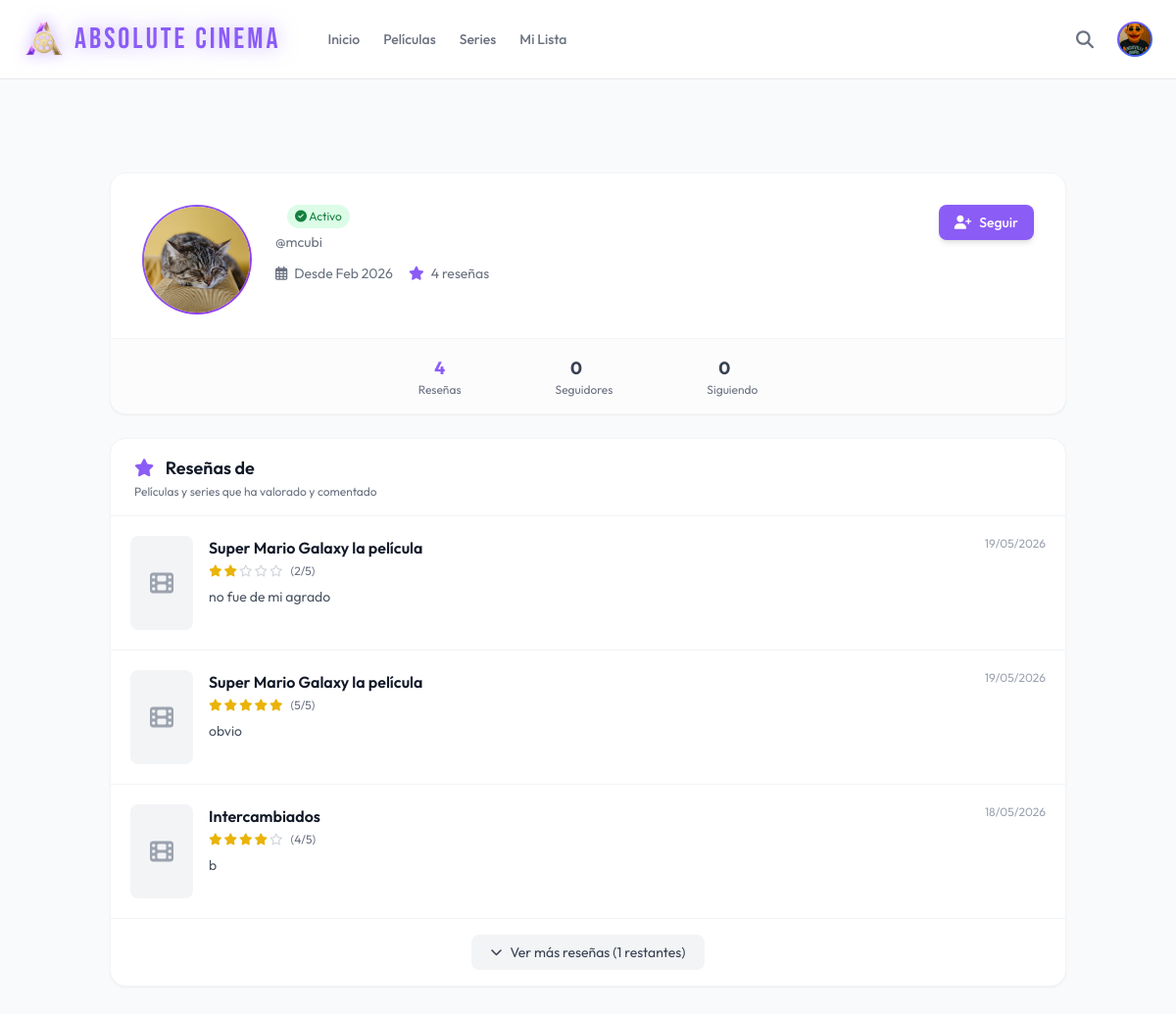
Page /users/perfil/mcubi/ (signed in) on the committed database.
### users/models.py (models this page shows, shortened)
class UserProfile(models.Model):
    user = models.OneToOneField(User, on_delete=models.CASCADE, related_name='perfil') # 1 profile for every user
    first_name = models.CharField(max_length=150, blank=True)
    last_name = models.CharField(max_length=150, blank=True)
    telefono = models.CharField(max_length=20, unique=True, blank=True, null=True)
    avatar = models.ImageField(upload_to='avatars/', blank=True, null=True)

### movies/models.py (models this page shows, shortened)
class Review(models.Model):
    user = models.ForeignKey(User, on_delete=models.CASCADE, related_name='reviews')
    movie_id = models.IntegerField()
    movie_title = models.CharField(max_length=255)
    rating = models.IntegerField(choices=[(i, f"{i} estrellas") for i in range(1, 6)])
    content = models.TextField()
    parent = models.ForeignKey('self', on_delete=models.CASCADE, null=True, blank=True, related_name='replies')
    created_at = models.DateTimeField(auto_now_add=True)
    updated_at = models.DateTimeField(auto_now=True)
    class Meta:
        ordering = ['-created_at']

### users/views.py (the view)
# urls.py: path('perfil/<str:username>/', views.perfil_publico, name='perfil_publico'),
def perfil_publico(request, username):
    profile_user = get_object_or_404(User, username=username)
    perfil = profile_user.perfil
    reseñas_usuario = Review.objects.filter(user=profile_user).order_by('-created_at')
    for review in reseñas_usuario:
        try:
            if review.movie_id < 0:
                tv_id = abs(review.movie_id)
                tv_details = get_tv_show_details(tv_id)
                if tv_details and tv_details.get('poster_url'):
                    review.movie_poster = tv_details.get('poster_url')
                else:
                    review.movie_poster = None
            else:
                movie_details = get_movie_details(review.movie_id)
                if movie_details and movie_details.get('poster_url'):
                    review.movie_poster = movie_details.get('poster_url')
                else:
                    review.movie_poster = None
        except Exception as e:
            print(f"Error obteniendo poster para {review.movie_id}: {e}")
            review.movie_poster = None
    is_following = False
    followers_count = profile_user.followers.count()
    following_count = profile_user.following.count()
    if request.user.is_authenticated and request.user != profile_user:
        is_following = Follow.objects.filter(follower=request.user, followed=profile_user).exists()
    return render(request, 'users/perfil_publico.html', {
        'profile_user': profile_user,
        'perfil': perfil,
        'reseñas_usuario': reseñas_usuario,
        'is_following': is_following,
        'followers_count': followers_count,
        'following_count': following_count,
    })

### users/templates/users/perfil_publico.html (shortened to what this page needs)
{% extends 'base.html' %}
{% load static %}
{% block content %}
<div class="bg-gray-50 dark:bg-ac-bg min-h-screen">
  <div class="container mx-auto px-6 py-8 pt-24">
    <div class="max-w-5xl mx-auto">
      <div class="bg-white dark:bg-[#1a1a1a] rounded-2xl shadow-sm border border-gray-100 dark:border-white/5 overflow-hidden mb-6">
        <div class="relative px-8 pt-8 pb-6">
          <div class="flex flex-col md:flex-row items-center md:items-start gap-6">
            <div class="relative">
              <div class="w-28 h-28 rounded-full bg-gradient-to-br from-ac-primary to-purple-600 p-0.5">
                <div class="w-full h-full rounded-full bg-white dark:bg-gray-900 overflow-hidden">
                  {% if perfil.avatar and perfil.avatar.url %}
                    <img src="{{ perfil.avatar.url }}" alt="{{ perfil.first_name }}" class="w-full h-full object-cover">
                  {% else %}
                    <div class="w-full h-full flex items-center justify-center bg-gray-100 dark:bg-gray-800">
                      <i class="fas fa-user text-4xl text-gray-400 dark:text-gray-500"></i>
                    </div>
                  {% endif %}
                </div>
              </div>
            </div>
            <div class="flex-1 text-center md:text-left">
              <div class="flex flex-wrap items-center justify-center md:justify-start gap-3 mb-1">
                <span class="bg-green-100 dark:bg-green-900/30 text-green-700 dark:text-green-400 text-xs px-2 py-1 rounded-full">
                  <i class="fas fa-check-circle text-xs"></i> Activo
                </span>
              </div>
              <p class="text-gray-500 dark:text-gray-400 text-sm mb-3">
                @{{ profile_user.username }}
              </p>
              <div class="flex flex-wrap items-center justify-center md:justify-start gap-4 text-sm text-gray-500 dark:text-gray-400">
                <span><i class="far fa-calendar-alt mr-1"></i> Desde {{ profile_user.date_joined|date:"M Y" }}</span>
                <span><i class="fas fa-star mr-1 text-ac-primary"></i> {{ reseñas_usuario|length }} reseñas</span>
              </div>
            </div>
            <div>
              {% if request.user == profile_user %}
                <a href="{% url 'users:configuracion' %}" class="inline-flex items-center gap-2 px-4 py-2 text-sm font-medium text-gray-700 dark:text-gray-300 bg-gray-100 dark:bg-gray-800 rounded-lg hover:bg-gray-200 dark:hover:bg-gray-700 transition">
                  <i class="fas fa-pen"></i> Editar perfil
                </a>
              {% else %}
                {% if is_following %}
                  <form action="{% url 'users:unfollow' profile_user.id %}" method="post" class="inline">
                    {% csrf_token %}
                    <button type="submit" class="inline-flex items-center gap-2 px-4 py-2 text-sm font-medium text-red-600 dark:text-red-400 bg-red-50 dark:bg-red-900/20 rounded-lg hover:bg-red-100 dark:hover:bg-red-900/40 transition border border-red-200 dark:border-red-800">
                      <i class="fas fa-user-minus"></i> Dejar de seguir
                    </button>
                  </form>
                {% else %}
                  <form action="{% url 'users:follow' profile_user.id %}" method="post" class="inline">
                    <button type="submit" class="inline-flex items-center gap-2 px-4 py-2 text-sm font-medium text-white bg-ac-primary rounded-lg hover:bg-ac-primary-dark transition shadow-md">
                      <i class="fas fa-user-plus"></i> Seguir
                    </button>
                  </form>
                {% endif %}
              {% endif %}
            </div>
          </div>
        </div>
        <div class="flex justify-center items-center gap-12 sm:gap-24 px-8 py-4 border-t border-gray-100 dark:border-white/10 bg-gray-50/50 dark:bg-black/20">
          <div class="text-center">
            <div class="text-lg font-bold text-ac-primary">{{ reseñas_usuario|length }}</div>
            <div class="text-xs text-gray-500 dark:text-gray-400">Reseñas</div>
          </div>
            <div class="text-center">
                <a href="{% url 'users:seguidores' profile_user.username %}" class="block hover:bg-gray-100 dark:hover:bg-white/5 rounded-lg transition -m-2 p-2">
                    <div class="text-lg font-bold text-gray-700 dark:text-gray-300">{{ followers_count }}</div>
                    <div class="text-xs text-gray-500 dark:text-gray-400">Seguidores</div>
                </a>
            </div>
            <div class="text-center">
                <a href="{% url 'users:siguiendo' profile_user.username %}" class="block hover:bg-gray-100 dark:hover:bg-white/5 rounded-lg transition -m-2 p-2">
                    <div class="text-lg font-bold text-gray-700 dark:text-gray-300">{{ following_count }}</div>
                    <div class="text-xs text-gray-500 dark:text-gray-400">Siguiendo</div>
                </a>
            </div>
        </div>
      </div>
      <div class="bg-white dark:bg-[#1a1a1a] rounded-2xl shadow-sm border border-gray-100 dark:border-white/5 overflow-hidden">
        <div class="px-6 py-4 border-b border-gray-100 dark:border-white/10">
          <div>
            <h2 class="text-lg font-semibold text-gray-900 dark:text-white">
              <i class="fas fa-star text-ac-primary mr-2"></i> Reseñas de {{ profile_user.first_name }}
            </h2>
            <p class="text-xs text-gray-500 dark:text-gray-400 mt-0.5">Películas y series que ha valorado y comentado</p>
          </div>
        </div>
        <div class="divide-y divide-gray-100 dark:divide-white/5" id="reviews-container">
          {% if reseñas_usuario %}
            {% with total_reviews=reseñas_usuario|length %}
              {% for review in reseñas_usuario|slice:":3" %}
              <div class="review-item p-5 hover:bg-gray-50/50 dark:hover:bg-white/5 transition group" data-review-id="{{ review.id }}">
                <div class="flex gap-4">
                  <a href="/pelicula/{{ review.movie_id }}/" class="flex-shrink-0">
                    {% if review.movie_poster %}
                      <img src="{{ review.movie_poster }}" alt="{{ review.movie_title }}" class="w-16 h-24 rounded-lg object-cover shadow-sm">
                    {% else %}
                      <div class="w-16 h-24 rounded-lg bg-gray-100 dark:bg-gray-800 flex items-center justify-center">
                        <i class="fas fa-film text-2xl text-gray-400"></i>
                      </div>
                    {% endif %}
                  </a>
                  <div class="flex-1 min-w-0">
                    <div class="flex flex-wrap items-start justify-between gap-2">
                      <div class="flex-1">
                        <a href="/pelicula/{{ review.movie_id }}/" class="text-base font-semibold text-gray-900 dark:text-white hover:text-ac-primary transition">
                          {{ review.movie_title }}
                        </a>
                        <div class="flex items-center gap-2 mt-1">
                          <div class="flex items-center gap-0.5">
                            {% for i in "12345"|make_list %}
                              {% if forloop.counter <= review.rating %}
                                <i class="fas fa-star text-yellow-500 text-xs"></i>
                              {% else %}
                                <i class="far fa-star text-gray-300 dark:text-gray-600 text-xs"></i>
                              {% endif %}
                            {% endfor %}
                          </div>
                          <span class="text-xs text-gray-500">({{ review.rating }}/5)</span>
                        </div>
                      </div>
                      <div class="flex items-center gap-3 flex-shrink-0">
                        <span class="text-xs text-gray-400">{{ review.created_at|date:"d/m/Y" }}</span>
                      </div>
                    </div>
                    <p class="text-sm text-gray-600 dark:text-gray-400 mt-2 line-clamp-2">
                      {{ review.content }}
                    </p>
                  </div>
                </div>
              </div>
              {% endfor %}
              {% if total_reviews > 3 %}
              <div class="px-6 py-4 border-t border-gray-100 dark:border-white/10 text-center">
                <button id="show-more-btn" class="text-sm bg-gray-100 dark:bg-gray-800 text-gray-700 dark:text-gray-300 hover:bg-gray-200 dark:hover:bg-gray-700 px-5 py-2 rounded-lg transition inline-flex items-center gap-2">
                  <i class="fas fa-chevron-down text-xs"></i> Ver más reseñas ({{ total_reviews|add:"-3" }} restantes)
                </button>
              </div>
              {% endif %}
            {% endwith %}
          {% endif %}
        </div>
      </div>
    </div>
  </div>
</div>
{% endblock %}

### templates/base.html (shortened to what this page needs)
<!doctype html>
{% load static %}
<html lang="es">
  <head>
    <link
      rel="stylesheet"
      href="https://cdnjs.cloudflare.com/ajax/libs/font-awesome/6.4.0/css/all.min.css"
    />
    <script src="https://cdn.tailwindcss.com"></script>
  </head>
  <body
    class="bg-white text-gray-900 dark:bg-ac-bg dark:text-ac-text font-sans flex flex-col min-h-screen selection:bg-ac-primary selection:text-white [&::-webkit-scrollbar]:hidden [-ms-overflow-style:'none'] [scrollbar-width:'none'] overflow-x-hidden w-full"
  >
    <header
      class="fixed top-0 left-0 right-0 w-full bg-white/90 dark:bg-black/70 backdrop-blur-md border-b border-gray-200 dark:border-white/5 transition-all duration-300"
      style="z-index: 9999; overflow: visible !important;"
    >
      <div
        class="w-full px-4 sm:px-6 h-20 flex items-center justify-between"
        style="overflow: visible !important;"
      >
        <div class="flex items-center gap-8 sm:gap-12">
          <a href="{% url 'home' %}" class="flex items-center gap-2 sm:gap-3 group flex-shrink-0">
            <img
              src="{% static 'img/logo.png' %}"
              alt="Absolute Cinema Logo"
              class="h-8 sm:h-10 w-auto group-hover:scale-105 transition-transform duration-300 drop-shadow-[0_0_8px_rgba(139,92,246,0.6)]"
            />
            <span
              class="hidden md:block text-2xl sm:text-3xl text-ac-primary font-brand tracking-widest group-hover:text-gray-700 dark:group-hover:text-white transition duration-300 drop-shadow-[0_0_10px_rgba(139,92,246,0.5)]"
            >
              ABSOLUTE CINEMA
            </span>
          </a>
          <nav class="hidden md:flex items-center gap-6 text-sm font-medium">
            <a
              href="{% url 'home' %}"
              class="{% if request.resolver_match.url_name == 'home' %}text-gray-900 dark:text-white font-bold{% else %}text-gray-500 dark:text-gray-400 hover:text-gray-900 dark:hover:text-white{% endif %} transition duration-300"
            >
              Inicio
            </a>
            <a
              href="{% url 'movies' %}"
              class="{% if request.resolver_match.url_name == 'movies' or request.resolver_match.url_name == 'detalle_pelicula' %}text-gray-900 dark:text-white font-bold{% else %}text-gray-500 dark:text-gray-400 hover:text-gray-900 dark:hover:text-white{% endif %} transition duration-300"
            >
              Películas
            </a>
            <a
              href="{% url 'series' %}"
              class="{% if request.resolver_match.url_name == 'series' or request.resolver_match.url_name == 'detalle_serie' %}text-gray-900 dark:text-white font-bold{% else %}text-gray-500 dark:text-gray-400 hover:text-gray-900 dark:hover:text-white{% endif %} transition duration-300"
            >
              Series
            </a>
            {% if user.is_authenticated %}
            <a
              href="{% url 'mi_lista' %}"
              class="{% if request.resolver_match.url_name == 'mi_lista' %}text-gray-900 dark:text-white font-bold{% else %}text-gray-500 dark:text-gray-400 hover:text-gray-900 dark:hover:text-white{% endif %} transition duration-300"
            >
              Mi Lista
            </a>
            {% endif %}
          </nav>
        </div>
        <div class="flex items-center gap-3 sm:gap-4 md:gap-6 flex-shrink-0">
          {% block global_search %}
          <a
            href="{% url 'movies' %}"
            class="text-gray-500 dark:text-gray-300 hover:text-gray-900 dark:hover:text-white transition"
          >
            <i class="fas fa-search text-lg"></i>
          </a>
          {% endblock global_search %}
          {% if user.is_authenticated %}
          <div class="relative" style="overflow: visible !important;">
            <div
              class="h-8 w-8 sm:h-9 sm:w-9 rounded-full bg-gradient-to-br from-ac-primary to-blue-600 p-[2px] cursor-pointer hover:scale-105 transition"
              id="profile-avatar-btn"
            >
              {% if user.perfil.avatar %}
              <img
                src="{{ user.perfil.avatar.url }}"
                alt="{{ user.username }}"
                class="rounded-full bg-black h-full w-full object-cover"
              />
              {% endif %}
            </div>
          </div>
          {% endif %}
        </div>
      </div>
    </header>
    <main class="flex-grow w-full pt-20 relative overflow-x-hidden">
      {% block content %} {% endblock %}
    </main>
  </body>
</html>

### templates/base.html (style rules this page uses)
html, body { overflow-x: hidden !important; width: 100% !important; max-width: 100% !important; position: relative !important; }
html:not(.dark) body { background-color: white; }
* { max-width: 100%; box-sizing: border-box; }
header { z-index: 9999 !important; overflow: visible !important; }
header * { z-index: 9999 !important; }
header > div { overflow: visible !important; }

### rows in the picture
UserProfile: avatar (picture)
Review: movie_title "Super Mario Galaxy la película", rating "2", created_at "19/05/2026", content "no fue de mi agrado"
Review: movie_title "Super Mario Galaxy la película", rating "5", created_at "19/05/2026", content "obvio"
Review: movie_title "Intercambiados", rating "4", created_at "18/05/2026", content "b"

### other values in the picture
{{ profile_user.username }} "mcubi"
{{ profile_user.date_joined|date:"M Y" }} "Feb 2026"
{{ reseñas_usuario|length }} "4"
{{ followers_count }} "0"
{{ following_count }} "0"
{{ total_reviews|add:"-3" }} "1"
